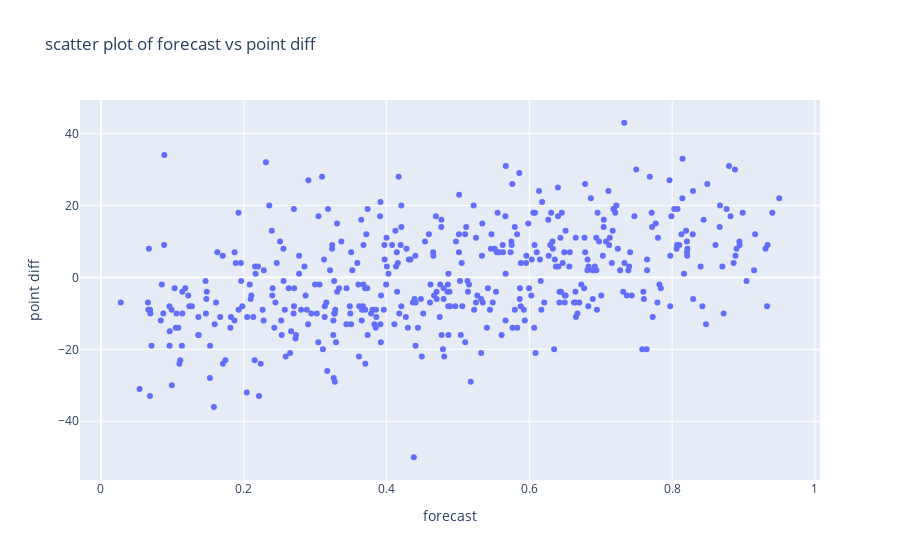

Notebook code cell kept with this figure:
### Markdown cell above
We can see that the moderate positive realtionship is visible on the scatter plot.

### Code cell
import plotly.graph_objects as go

#initialise
fig = go.Figure()

#adding the scatter
fig.add_trace(go.Scatter(x = nba_2010.forecast, 
                        y = nba_2010.point_diff,
                        mode = 'markers'))
#add titles
fig.update_layout(
  title="scatter plot of forecast vs point diff",
  xaxis_title="forecast",
  yaxis_title="point diff")

fig.show()

### Figure 1 — Plotly figure (JSON) as saved in the notebook; plotly's stock layout.template omitted (floating-point values rounded to 4 significant figures; data arrays with more than 128 entries replaced by an {"elided": "..."} marker saying what was removed)
{"data": [{"mode": "markers", "type": "scatter", "x": {"elided": "450 float values"}, "y": {"elided": "450 int values"}}], "layout": {"title": {"text": "scatter plot of forecast vs point diff"}, "xaxis": {"title": {"text": "forecast"}}, "yaxis": {"title": {"text": "point diff"}}}}
